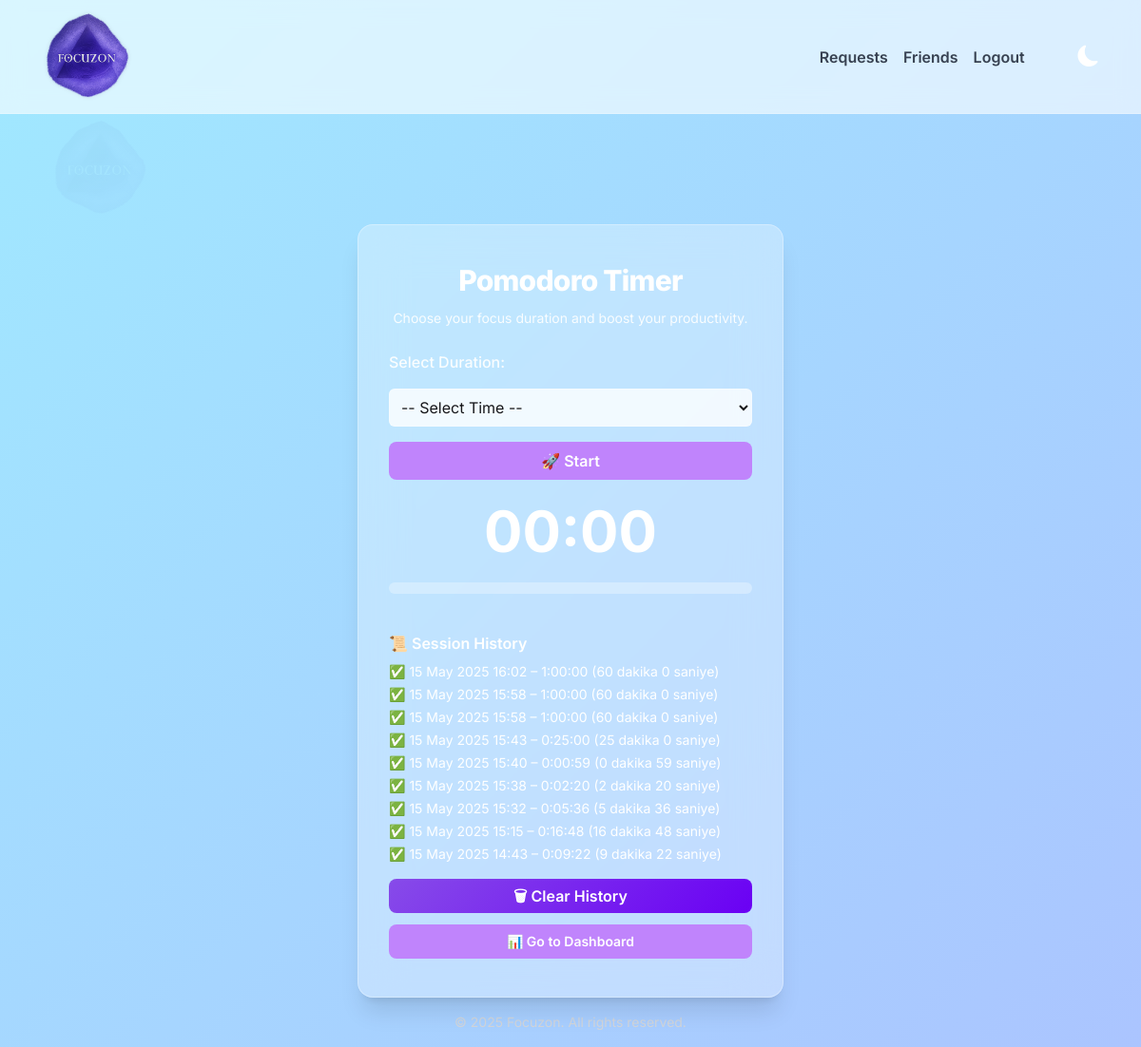
The app's page /pomodoro/start/ (signed in), older data.
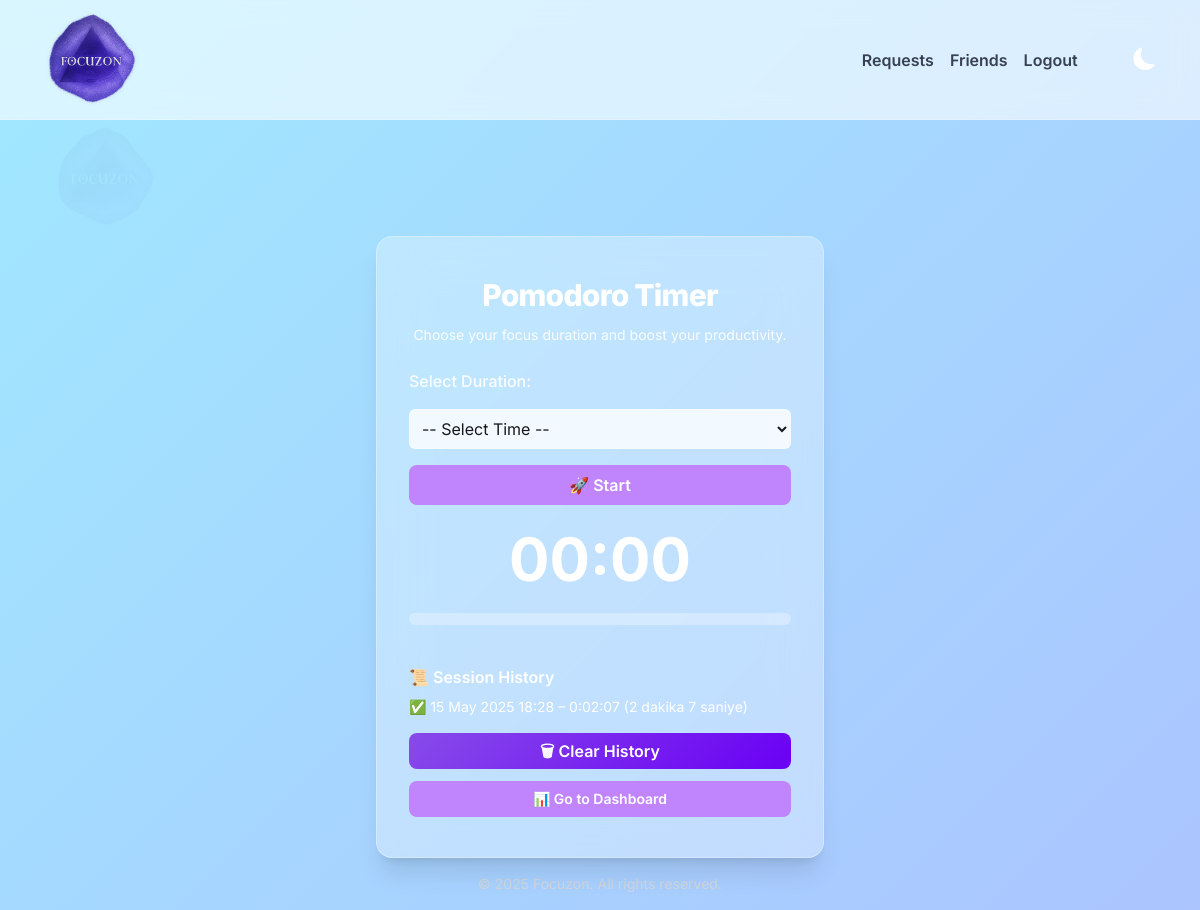
The same page, newer data.
### pomodoro/models.py (models this page shows, shortened)
class PomodoroSession(models.Model):
    user = models.ForeignKey(settings.AUTH_USER_MODEL, on_delete=models.CASCADE)
    start_time = models.DateTimeField(auto_now_add=True)
    end_time = models.DateTimeField(null=True, blank=True)
    duration = models.DurationField(null=True, blank=True)  # Geçen süre burada saklanıyor
    is_completed = models.BooleanField(default=False)
    def formatted_duration(self):
        if self.duration:
            total_seconds = int(self.duration.total_seconds())
            minutes, seconds = divmod(total_seconds, 60)
            return f"{minutes} dakika {seconds} saniye"
        return "Tamamlanmadı"

### pomodoro/views.py (the view, shortened to what this page needs)
# urls.py: path("start/", views.start_pomodoro, name="start_pomodoro"),
@login_required
def start_pomodoro(request):
    past_sessions = PomodoroSession.objects.filter(user=request.user, is_completed=True).order_by("-start_time")
    active_session = PomodoroSession.objects.filter(user=request.user, is_completed=False).first()
    return render(request, "pomodoro/start_pomodoro.html", {
        "past_sessions": past_sessions,
        "active_session": active_session
    })

### pomodoro/templates/pomodoro/start_pomodoro.html (shortened to what this page needs)
{% extends "base.html" %}
{% load static %}
{% block body_class %}pomodoro-page{% endblock %}
{% block content %}
<div class="mt-24 max-w-md mx-auto bg-white/30 dark:bg-white/10
    border border-white/30
    shadow-xl backdrop-blur-xl rounded-2xl px-8 py-10 text-center">
  <h2 class="text-3xl font-extrabold text-white dark:text-white mb-3 tracking-tight">Pomodoro Timer</h2>
  <p class="text-sm text-white/90 dark:text-zinc-100 mb-6">Choose your focus duration and boost your productivity.</p>
  <form method="POST" id="pomodoro-form" class="text-left space-y-4">
    <label for="id_duration" class="block text-white/90 dark:text-white font-medium">Select Duration:</label>
    <select id="id_duration" name="duration"
      class="w-full rounded-md border border-white/20 dark:border-zinc-600 bg-white/80 dark:bg-zinc-800 text-zinc-900 dark:text-white p-2 focus:outline-none focus:ring-2 focus:ring-purple-400 transition">
      <option value="">-- Select Time --</option>
    </select>
    <button type="button" id="startBtn"
      class="w-full bg-purple-400 hover:bg-purple-500 text-white py-2 px-4 rounded-lg font-semibold transition">🚀 Start</button>
  </form>
  <h2 id="timer" class="text-6xl font-bold text-white dark:text-white mt-6">00:00</h2>
  <div class="mt-6 w-full h-3 bg-white/30 rounded-full overflow-hidden">
  </div>
  <div class="mt-10 text-left text-sm text-white dark:text-white">
    <h3 class="text-base font-semibold mb-2">📜 Session History</h3>
    <ul class="space-y-1">
      {% for session in past_sessions %}
      <li>✅ {{ session.start_time|date:"d M Y H:i" }} – {{ session.duration }} ({{ session.formatted_duration }})</li>
      {% empty %}
      <li>No previous sessions yet.</li>
      {% endfor %}
    </ul>
    <button id="clearSessions"
      class="w-full mt-4 bg-purple-400 hover:bg-purple-500 text-white py-2 px-4 rounded-lg font-semibold transition">🗑 Clear History</button>
    <a href="{% url 'dashboard' %}"
      class="w-full inline-block mt-3 text-center bg-purple-400 hover:bg-purple-500 text-white py-2 px-4 rounded-lg font-semibold transition">📊 Go to Dashboard</a>
  </div>
</div>
{% endblock %}

### accounts/templates/base.html (shortened to what this page needs)
{% load static %}
<!DOCTYPE html>
<html lang="tr" data-theme="light">
  <head>
    <link rel="stylesheet" href="{% static 'css/tailwind-build.css' %}" />
    <link rel="stylesheet" href="{% static 'css/styles.css' %}" />
    <link rel="stylesheet" href="https://cdn.jsdelivr.net/npm/bootstrap-icons@1.11.3/font/bootstrap-icons.css" />
  </head>
  <body class="flex flex-col min-h-screen bg-gradient-to-br from-[#f5f4fa] via-[#e8edff] to-[#dbe6ff] dark:from-gray-900 dark:via-gray-800 dark:to-gray-900 text-gray-800 dark:text-white overflow-x-hidden transition-all duration-300 {% block body_class %}{% endblock %} {{ request.resolver_match.url_name }}-page" data-theme="light">
    <nav class="fixed top-0 w-full h-[120px] backdrop-blur-md bg-white/60 dark:bg-gray-800/50 border-b border-white/20 dark:border-gray-600/40 z-50 px-6 flex items-center justify-between">
      <a href="{% url 'home' %}" class="flex items-center">
        <img src="{% static 'images/focuzon_logo_.png' %}" alt="Focuzon" class="h-[130px] focuzon-navbar-logo" />
      </a>
      <div class="flex items-center gap-4 text-sm md:text-base font-semibold text-gray-700 dark:text-gray-100">
        {% if user.is_authenticated %}
          <a href="{% url 'pending_requests' %}" class="hover:text-purple-600">Requests</a>
          <a href="{% url 'friend_list' %}" class="hover:text-purple-600">Friends</a>
          <a href="{% url 'logout' %}" class="hover:text-red-500">Logout</a>
        {% else %}
          <a href="{% url 'login' %}" class="hover:text-blue-500">Login</a>
          <a href="{% url 'register' %}" class="hover:text-green-500">Register</a>
        {% endif %}
        <button id="theme-toggle" onclick="toggleTheme()" class="text-2xl" aria-label="Toggle Theme">
          <i id="theme-icon" class="bi bi-moon-fill"></i>
        </button>
      </div>
    </nav>
    <main class="flex-1 pt-[140px] z-10 relative px-4 max-w-4xl mx-auto w-full">
      {% block content %}{% endblock %}
    </main>
    <footer class="text-center text-sm text-gray-300 dark:text-gray-100 py-4">
      © 2025 Focuzon. All rights reserved.
    </footer>
  </body>
</html>

### static/css/styles.css (style rules this page uses)
:root { --bg-color: #fff9f9; --text-color: #1f1f1f; --card-bg: #fefefe; --accent-color: #f6c6e8; --gradient-bg: linear-gradient(135deg, #fbeaff, #b4f8c8, #f8f6a1, #bde0fe); }
body { font-family: 'Sora', sans-serif; margin: 0; padding: 0; min-height: 100vh; background: linear-gradient(135deg, #d9c2f3, #b4b5f9, #b0e0f3); background-attachment: fixed; background-size: 400% 400%; animation: gradientShift 15s ease infinite; color: #333; background-color: var(--bg-color); color: var(--text-color); transition: background-color 0.3s ease, color 0.3s ease; overflow: hidden; overflow-y: auto; }
.focuzon-navbar-logo { height: 135px; width: auto; object-fit: contain; filter: drop-shadow(0 0 2px rgba(0, 0, 0, 0.1)); transition: transform 0.2s ease-in-out; margin-top: -5px; }
#theme-toggle { margin-left: 20px; background: none; border: none; font-size: 1.4rem; color: white; cursor: pointer; }
body.pomodoro-page::before { content: ""; position: absolute; top: 100px; left: 30px; width: 150px; height: 150px; background-image: url('/static/images/focuzon_logo_.png'); background-size: contain; background-repeat: no-repeat; opacity: 0.04; z-index: 0; }
button, .btn { background: linear-gradient(135deg, #874be9, #6a00f4); color: white; border: none; padding: 12px 20px; cursor: pointer; border-radius: 8px; font-size: 1rem; transition: all 0.3s ease; text-decoration: none; display: inline-block; font-weight: bold; }
body { background-size: 400% 400%; animation: gradientShift 15s ease infinite; }
body[data-theme="light"] { background-image: linear-gradient(-45deg, #ffc0cb, #b6a0ff, #a0e9ff); }
html { overflow-y: scroll; }

### accounts/templates/base.html (style rules this page uses)
body { font-family: 'Inter', sans-serif; }

Row changes from the older to the newer data that the page shows:
removed PomodoroSession: start_time "15 May 2025 16:02", duration "1:00:00", formatted_duration "60 dakika 0 saniye"
removed PomodoroSession: start_time "15 May 2025 15:58", duration "1:00:00", formatted_duration "60 dakika 0 saniye"
removed PomodoroSession: start_time "15 May 2025 15:58", duration "1:00:00", formatted_duration "60 dakika 0 saniye"
removed PomodoroSession: start_time "15 May 2025 15:43", duration "0:25:00", formatted_duration "25 dakika 0 saniye"
removed PomodoroSession: start_time "15 May 2025 15:40", duration "0:00:59", formatted_duration "0 dakika 59 saniye"
removed PomodoroSession: start_time "15 May 2025 15:38", duration "0:02:20", formatted_duration "2 dakika 20 saniye"
removed PomodoroSession: start_time "15 May 2025 15:32", duration "0:05:36", formatted_duration "5 dakika 36 saniye"
removed PomodoroSession: start_time "15 May 2025 15:15", duration "0:16:48", formatted_duration "16 dakika 48 saniye"
removed PomodoroSession: start_time "15 May 2025 14:43", duration "0:09:22", formatted_duration "9 dakika 22 saniye"
added PomodoroSession: start_time "15 May 2025 18:28", duration "0:02:07", formatted_duration "2 dakika 7 saniye"
